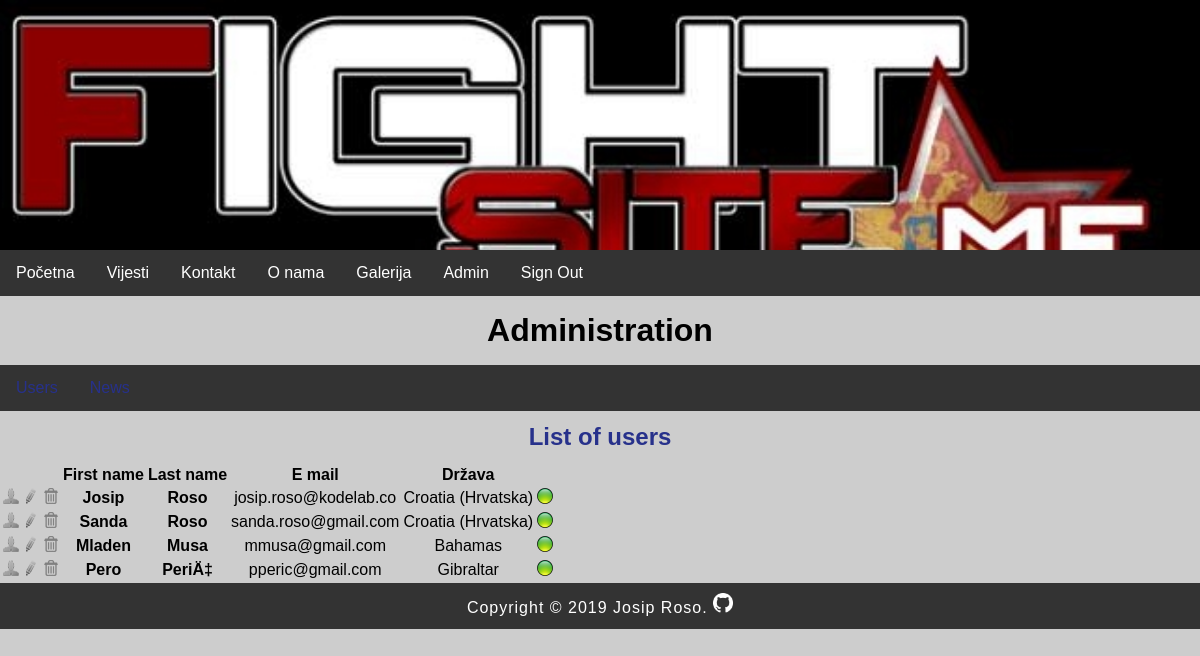
Page /index.php?menu=8 (signed in) on the committed database.
### tables this page shows
CREATE TABLE `users` (
  `id` int(11) NOT NULL,
  `firstname` varchar(255) NOT NULL,
  `lastname` varchar(255) NOT NULL,
  `email` varchar(255) NOT NULL,
  `username` varchar(255) NOT NULL,
  `password` varchar(255) NOT NULL,
  `country` char(2) NOT NULL,
  `date` timestamp NOT NULL DEFAULT CURRENT_TIMESTAMP ON UPDATE CURRENT_TIMESTAMP,
  `archive` enum('Y','N') NOT NULL DEFAULT 'N',
  `role` int(1) DEFAULT '3'
);

CREATE TABLE `countries` (
  `id` int(11) NOT NULL,
  `country_code` varchar(2) NOT NULL DEFAULT '',
  `country_name` varchar(100) NOT NULL DEFAULT ''
);

### admin/users.php (the view, shortened to what this page needs)
<?php
	if (isset($_GET['id']) && $_GET['id'] != '') {
		$query  = "SELECT * FROM users";
		$query .= " WHERE id=".$_GET['id'];
		$result = @mysqli_query($MySQL, $query);
		$row = @mysqli_fetch_array($result);
		print '
		<h2>User profile</h2>
		<p><b>First name:</b> ' . $row['firstname'] . '</p>
		<p><b>Last name:</b> ' . $row['lastname'] . '</p>
		<p><b>Username:</b> ' . $row['username'] . '</p>';
		if($row['role'] == 1) {
			print '<p><b>Role:</b> ' . "Administrator" . '</p>';
		} else if($row['role'] == 2) {
			print '<p><b>Role:</b> ' . "Editor" . '</p>';
		} else {
			print '<p><b>Role:</b> ' . "User" . '</p>';
		}
		$_query  = "SELECT * FROM countries";
		$_query .= " WHERE country_code='" . $row['country'] . "'";
		$_result = @mysqli_query($MySQL, $_query);
		$_row = @mysqli_fetch_array($_result);
		print '
		<p><b>Country:</b> ' .$_row['country_name'] . '</p>
		<p><b>Date:</b> ' . pickerDateToMysql($row['date']) . '</p>
		<p><a href="index.php?menu='.$menu.'&amp;action='.$action.'">Back</a></p>';
	}
	else {
		print '
		<h2>List of users</h2>
		<div id="users">
			<table>
				<thead>
					<tr>
						<th width="16"></th>
						<th width="16"></th>
						<th width="16"></th>
						<th>First name</th>
						<th>Last name</th>
						<th>E mail</th>
						<th>Država</th>
						<th width="16"></th>
					</tr>
				</thead>
				<tbody>';
				$query  = "SELECT * FROM users";
				$result = @mysqli_query($MySQL, $query);
				while($row = @mysqli_fetch_array($result)) {
					print '
					<tr>
						<td><a href="index.php?menu='.$menu.'&amp;action='.$action.'&amp;id=' .$row['id']. '"><img src="img/user.png" alt="user"></a></td>
						<td>';
							if ($_SESSION['user']['role'] == 1 || $_SESSION['user']['role'] == 2) {
								print '<a href="index.php?menu='.$menu.'&amp;action='.$action.'&amp;edit=' .$row['id']. '"><img src="img/edit.png" alt="uredi"></a></td>';
							}
						print '
						<td>';
							if ($_SESSION['user']['role'] == 1 || $_SESSION['user']['role'] == 2) {
								print '<a href="index.php?menu='.$menu.'&amp;action='.$action.'&amp;delete=' .$row['id']. '"><img src="img/delete.png" alt="obriši"></a>';
							}
						print '
						</td>
						<td><strong>' . $row['firstname'] . '</strong></td>
						<td><strong>' . $row['lastname'] . '</strong></td>
						<td>' . $row['email'] . '</td>
						<td>';
							$_query  = "SELECT * FROM countries";
							$_query .= " WHERE country_code='" . $row['country'] . "'";
							$_result = @mysqli_query($MySQL, $_query);
							$_row = @mysqli_fetch_array($_result, MYSQLI_ASSOC);
							print $_row['country_name'] . '
						</td>
						<td>';
							if ($row['archive'] == 'Y') { print '<img src="img/inactive.png" alt="" title="" />'; }
                            else if ($row['archive'] == 'N') { print '<img src="img/active.png" alt="" title="" />'; }
						print '
						</td>
					</tr>';
				}
			print '
				</tbody>
			</table>
		</div>';
	}
?>

### style.css (style rules this page uses)
body, html { font-family: 'Oswald', sans-serif; margin: 0; font-size: 16px; background-image: url("img/pozadina.png"); text-align: center; }
h1,h2 { margin: 0.5em; font-size: 2em; }
h2 { font-size: 1.5em; color: #27318b; }
main a { color: #27318b; text-decoration: none; }
img { width: 100%; }

### rows in the picture
users: firstname "Josip", lastname "Roso", email "josip.roso@kodelab.co", countries.country_name "Croatia (Hrvatska)"
users: firstname "Sanda", lastname "Roso", email "sanda.roso@gmail.com", countries.country_name "Croatia (Hrvatska)"
users: firstname "Mladen", lastname "Musa", email "mmusa@gmail.com", countries.country_name "Bahamas"
users: firstname "Pero", lastname "PeriÄ‡", email "pperic@gmail.com", countries.country_name "Gibraltar"
